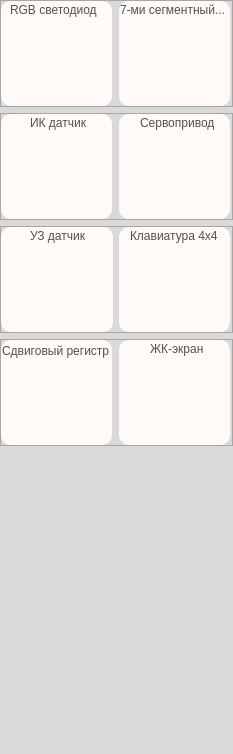
         <widget class="QWidget" name="scrollAreaWidgetContents">
          <property name="geometry">
           <rect>
            <x>0</x>
            <y>0</y>
            <width>233</width>
            <height>754</height>
           </rect>
          </property>
          <property name="styleSheet">
           <string notr="true">QWidget{background-color: rgb(217, 217, 217);}</string>
          </property>
          <layout class="QVBoxLayout" name="verticalLayout_2">
           <property name="leftMargin">
            <number>0</number>
           </property>
           <property name="topMargin">
            <number>0</number>
           </property>
           <property name="rightMargin">
            <number>0</number>
           </property>
           <property name="bottomMargin">
            <number>0</number>
           </property>
           <item>
            <widget class="QFrame" name="frame_10">
             <property name="sizePolicy">
              <sizepolicy hsizetype="Preferred" vsizetype="Preferred">
               <horstretch>0</horstretch>
               <verstretch>0</verstretch>
              </sizepolicy>
             </property>
             <property name="minimumSize">
              <size>
               <width>230</width>
               <height>107</height>
              </size>
             </property>
             <property name="maximumSize">
              <size>
               <width>16777215</width>
               <height>107</height>
              </size>
             </property>
             <property name="frameShape">
              <enum>QFrame::StyledPanel</enum>
             </property>
             <property name="frameShadow">
              <enum>QFrame::Raised</enum>
             </property>
             <widget class="QPushButton" name="rgb">
              <property name="geometry">
               <rect>
                <x>1</x>
                <y>1</y>
                <width>111</width>
                <height>105</height>
               </rect>
              </property>
              <property name="sizePolicy">
               <sizepolicy hsizetype="Expanding" vsizetype="Expanding">
                <horstretch>0</horstretch>
                <verstretch>0</verstretch>
               </sizepolicy>
              </property>
              <property name="minimumSize">
               <size>
                <width>111</width>
                <height>105</height>
               </size>
              </property>
              <property name="font">
               <font>
                <italic>false</italic>
                <strikeout>false</strikeout>
                <stylestrategy>PreferDefault</stylestrategy>
                <kerning>true</kerning>
               </font>
              </property>
              <property name="toolTip">
               <string>&lt;html&gt;&lt;head/&gt;&lt;body&gt;&lt;p&gt;RGB светодиод&lt;/p&gt;&lt;/body&gt;&lt;/html&gt;</string>
              </property>
              <property name="statusTip">
               <string/>
              </property>
              <property name="styleSheet">
               <string notr="true">QPushButton{
	background-color:rgb(255, 250, 247);
     border-radius: 10px;
}</string>
              </property>
              <property name="text">
               <string/>
              </property>
              <property name="icon">
               <iconset>
                <normaloff>assets/rgb.PNG</normaloff>assets/rgb.PNG</iconset>
              </property>
              <property name="iconSize">
               <size>
                <width>80</width>
                <height>80</height>
               </size>
              </property>
             </widget>
             <widget class="QPushButton" name="seg">
              <property name="geometry">
               <rect>
                <x>119</x>
                <y>1</y>
                <width>111</width>
                <height>105</height>
               </rect>
              </property>
              <property name="sizePolicy">
               <sizepolicy hsizetype="Expanding" vsizetype="Expanding">
                <horstretch>0</horstretch>
                <verstretch>0</verstretch>
               </sizepolicy>
              </property>
              <property name="minimumSize">
               <size>
                <width>111</width>
                <height>105</height>
               </size>
              </property>
              <property name="toolTip">
               <string>&lt;html&gt;&lt;head/&gt;&lt;body&gt;&lt;p&gt;7-ми сегментный индикатор&lt;/p&gt;&lt;/body&gt;&lt;/html&gt;</string>
              </property>
              <property name="styleSheet">
               <string notr="true">QPushButton{
	background-color:rgb(255, 250, 247);
     border-radius: 10px;
}</string>
              </property>
              <property name="text">
               <string/>
              </property>
              <property name="icon">
               <iconset>
                <normaloff>assets/7_seg.PNG</normaloff>assets/7_seg.PNG</iconset>
              </property>
              <property name="iconSize">
               <size>
                <width>75</width>
                <height>75</height>
               </size>
              </property>
             </widget>
             <widget class="QLabel" name="label_2">
              <property name="geometry">
               <rect>
                <x>10</x>
                <y>0</y>
                <width>91</width>
                <height>20</height>
               </rect>
              </property>
              <property name="font">
               <font>
                <pointsize>9</pointsize>
               </font>
              </property>
              <property name="styleSheet">
               <string notr="true">QLabel
{
	background-color: rgba(0,0,0,0%);
	color:  rgb(81, 81, 81);
}</string>
              </property>
              <property name="text">
               <string>RGB светодиод</string>
              </property>
             </widget>
             <widget class="QLabel" name="label_3">
              <property name="geometry">
               <rect>
                <x>120</x>
                <y>0</y>
                <width>121</width>
                <height>20</height>
               </rect>
              </property>
              <property name="font">
               <font>
                <pointsize>9</pointsize>
               </font>
              </property>
              <property name="styleSheet">
               <string notr="true">QLabel
{
	background-color: rgba(0,0,0,0%);
	color:  rgb(81, 81, 81);
}</string>
              </property>
              <property name="text">
               <string>7-ми сегментный...</string>
              </property>
             </widget>
            </widget>
           </item>
           <item>
            <widget class="QFrame" name="frame_11">
             <property name="sizePolicy">
              <sizepolicy hsizetype="Preferred" vsizetype="Preferred">
               <horstretch>0</horstretch>
               <verstretch>0</verstretch>
              </sizepolicy>
             </property>
             <property name="minimumSize">
              <size>
               <width>230</width>
               <height>107</height>
              </size>
             </property>
             <property name="maximumSize">
              <size>
               <width>16777215</width>
               <height>107</height>
              </size>
             </property>
             <property name="frameShape">
              <enum>QFrame::StyledPanel</enum>
             </property>
             <property name="frameShadow">
              <enum>QFrame::Raised</enum>
             </property>
             <widget class="QPushButton" name="ik">
              <property name="geometry">
               <rect>
                <x>1</x>
                <y>1</y>
                <width>111</width>
                <height>105</height>
               </rect>
              </property>
              <property name="sizePolicy">
               <sizepolicy hsizetype="Expanding" vsizetype="Expanding">
                <horstretch>0</horstretch>
                <verstretch>0</verstretch>
               </sizepolicy>
              </property>
              <property name="minimumSize">
               <size>
                <width>111</width>
                <height>105</height>
               </size>
              </property>
              <property name="toolTip">
               <string>&lt;html&gt;&lt;head/&gt;&lt;body&gt;&lt;p&gt;ИК датчик&lt;/p&gt;&lt;/body&gt;&lt;/html&gt;</string>
              </property>
              <property name="styleSheet">
               <string notr="true">QPushButton{
	background-color:rgb(255, 250, 247);
     border-radius: 10px;
}</string>
              </property>
              <property name="text">
               <string/>
              </property>
              <property name="icon">
               <iconset>
                <normaloff>assets/ik.PNG</normaloff>assets/ik.PNG</iconset>
              </property>
              <property name="iconSize">
               <size>
                <width>85</width>
                <height>85</height>
               </size>
              </property>
             </widget>
             <widget class="QPushButton" name="servo">
              <property name="geometry">
               <rect>
                <x>119</x>
                <y>1</y>
                <width>111</width>
                <height>105</height>
               </rect>
              </property>
              <property name="sizePolicy">
               <sizepolicy hsizetype="Expanding" vsizetype="Expanding">
                <horstretch>0</horstretch>
                <verstretch>0</verstretch>
               </sizepolicy>
              </property>
              <property name="minimumSize">
               <size>
                <width>111</width>
                <height>105</height>
               </size>
              </property>
              <property name="toolTip">
               <string>&lt;html&gt;&lt;head/&gt;&lt;body&gt;&lt;p&gt;Сервопривод&lt;/p&gt;&lt;/body&gt;&lt;/html&gt;</string>
              </property>
              <property name="styleSheet">
               <string notr="true">QPushButton{
	background-color:rgb(255, 250, 247);
     border-radius: 10px;
}</string>
              </property>
              <property name="text">
               <string/>
              </property>
              <property name="icon">
               <iconset>
                <normaloff>assets/servo.PNG</normaloff>assets/servo.PNG</iconset>
              </property>
              <property name="iconSize">
               <size>
                <width>70</width>
                <height>70</height>
               </size>
              </property>
             </widget>
             <widget class="QLabel" name="label_4">
              <property name="geometry">
               <rect>
                <x>30</x>
                <y>0</y>
                <width>71</width>
                <height>20</height>
               </rect>
              </property>
              <property name="font">
               <font>
                <pointsize>9</pointsize>
               </font>
              </property>
              <property name="styleSheet">
               <string notr="true">QLabel
{
	background-color: rgba(0,0,0,0%);
	color:  rgb(81, 81, 81);
}</string>
              </property>
              <property name="text">
               <string>ИК датчик</string>
              </property>
             </widget>
             <widget class="QLabel" name="label_5">
              <property name="geometry">
               <rect>
                <x>140</x>
                <y>0</y>
                <width>91</width>
                <height>20</height>
               </rect>
              </property>
              <property name="font">
               <font>
                <pointsize>9</pointsize>
               </font>
              </property>
              <property name="styleSheet">
               <string notr="true">QLabel
{
	background-color: rgba(0,0,0,0%);
	color:  rgb(81, 81, 81);
}</string>
              </property>
              <property name="text">
               <string>Сервопривод</string>
              </property>
             </widget>
            </widget>
           </item>
           <item>
            <widget class="QFrame" name="frame_12">
             <property name="sizePolicy">
              <sizepolicy hsizetype="Preferred" vsizetype="Preferred">
               <horstretch>0</horstretch>
               <verstretch>0</verstretch>
              </sizepolicy>
             </property>
             <property name="minimumSize">
              <size>
               <width>230</width>
               <height>107</height>
              </size>
             </property>
             <property name="maximumSize">
              <size>
               <width>16777215</width>
               <height>107</height>
              </size>
             </property>
             <property name="frameShape">
              <enum>QFrame::StyledPanel</enum>
             </property>
             <property name="frameShadow">
              <enum>QFrame::Raised</enum>
             </property>
             <widget class="QPushButton" name="uz">
              <property name="geometry">
               <rect>
                <x>1</x>
                <y>1</y>
                <width>112</width>
                <height>105</height>
               </rect>
              </property>
              <property name="sizePolicy">
               <sizepolicy hsizetype="Expanding" vsizetype="Expanding">
                <horstretch>0</horstretch>
                <verstretch>0</verstretch>
               </sizepolicy>
              </property>
              <property name="minimumSize">
               <size>
                <width>111</width>
                <height>105</height>
               </size>
              </property>
              <property name="toolTip">
               <string>&lt;html&gt;&lt;head/&gt;&lt;body&gt;&lt;p&gt;УЗ датчик&lt;/p&gt;&lt;/body&gt;&lt;/html&gt;</string>
              </property>
              <property name="styleSheet">
               <string notr="true">QPushButton{
	background-color:rgb(255, 250, 247);
     border-radius: 10px;
}</string>
              </property>
              <property name="text">
               <string/>
              </property>
              <property name="icon">
               <iconset>
                <normaloff>assets/tk_echo.PNG</normaloff>assets/tk_echo.PNG</iconset>
              </property>
              <property name="iconSize">
               <size>
                <width>100</width>
                <height>110</height>
               </size>
              </property>
             </widget>
             <widget class="QPushButton" name="keybrd">
              <property name="geometry">
               <rect>
                <x>119</x>
                <y>1</y>
                <width>111</width>
                <height>105</height>
               </rect>
              </property>
              <property name="sizePolicy">
               <sizepolicy hsizetype="Expanding" vsizetype="Expanding">
                <horstretch>0</horstretch>
                <verstretch>0</verstretch>
               </sizepolicy>
              </property>
              <property name="minimumSize">
               <size>
                <width>111</width>
                <height>105</height>
               </size>
              </property>
              <property name="toolTip">
               <string>&lt;html&gt;&lt;head/&gt;&lt;body&gt;&lt;p&gt;Клавиатура 4х4&lt;/p&gt;&lt;/body&gt;&lt;/html&gt;</string>
              </property>
              <property name="styleSheet">
               <string notr="true">QPushButton{
	background-color:rgb(255, 250, 247);
     border-radius: 10px;
}</string>
              </property>
              <property name="text">
               <string/>
              </property>
              <property name="icon">
               <iconset>
                <normaloff>assets/tk_pad.PNG</normaloff>assets/tk_pad.PNG</iconset>
              </property>
              <property name="iconSize">
               <size>
                <width>70</width>
                <height>70</height>
               </size>
              </property>
             </widget>
             <widget class="QLabel" name="label_6">
              <property name="geometry">
               <rect>
                <x>30</x>
                <y>0</y>
                <width>91</width>
                <height>20</height>
               </rect>
              </property>
              <property name="font">
               <font>
                <pointsize>9</pointsize>
               </font>
              </property>
              <property name="styleSheet">
               <string notr="true">QLabel
{
	background-color: rgba(0,0,0,0%);
	color:  rgb(81, 81, 81);
}</string>
              </property>
              <property name="text">
               <string>УЗ датчик</string>
              </property>
             </widget>
             <widget class="QLabel" name="label_7">
              <property name="geometry">
               <rect>
                <x>130</x>
                <y>0</y>
                <width>91</width>
                <height>20</height>
               </rect>
              </property>
              <property name="font">
               <font>
                <pointsize>9</pointsize>
               </font>
              </property>
              <property name="styleSheet">
               <string notr="true">QLabel
{
	background-color: rgba(0,0,0,0%);
	color:  rgb(81, 81, 81);
}</string>
              </property>
              <property name="text">
               <string>Клавиатура 4х4</string>
              </property>
             </widget>
            </widget>
           </item>
           <item>
            <widget class="QFrame" name="frame_13">
             <property name="sizePolicy">
              <sizepolicy hsizetype="Preferred" vsizetype="Preferred">
               <horstretch>0</horstretch>
               <verstretch>0</verstretch>
              </sizepolicy>
             </property>
             <property name="minimumSize">
              <size>
               <width>230</width>
               <height>107</height>
              </size>
             </property>
             <property name="maximumSize">
              <size>
               <width>16777215</width>
               <height>107</height>
              </size>
             </property>
             <property name="frameShape">
              <enum>QFrame::StyledPanel</enum>
             </property>
             <property name="frameShadow">
              <enum>QFrame::Raised</enum>
             </property>
             <widget class="QPushButton" name="shift">
              <property name="geometry">
               <rect>
                <x>1</x>
                <y>1</y>
                <width>111</width>
                <height>105</height>
               </rect>
              </property>
              <property name="sizePolicy">
               <sizepolicy hsizetype="Expanding" vsizetype="Expanding">
                <horstretch>0</horstretch>
                <verstretch>0</verstretch>
               </sizepolicy>
              </property>
              <property name="minimumSize">
               <size>
                <width>111</width>
                <height>105</height>
               </size>
              </property>
              <property name="toolTip">
               <string>&lt;html&gt;&lt;head/&gt;&lt;body&gt;&lt;p&gt;8-ми разрядный сдвиговый регистр&lt;/p&gt;&lt;/body&gt;&lt;/html&gt;</string>
              </property>
              <property name="styleSheet">
               <string notr="true">QPushButton{
	background-color:rgb(255, 250, 247);
     border-radius: 10px;
}</string>
              </property>
              <property name="text">
               <string/>
              </property>
              <property name="icon">
               <iconset>
                <normaloff>assets/shift.PNG</normaloff>assets/shift.PNG</iconset>
              </property>
              <property name="iconSize">
               <size>
                <width>100</width>
                <height>100</height>
               </size>
              </property>
             </widget>
             <widget class="QPushButton" name="lcd">
              <property name="geometry">
               <rect>
                <x>119</x>
                <y>1</y>
                <width>111</width>
                <height>105</height>
               </rect>
              </property>
              <property name="sizePolicy">
               <sizepolicy hsizetype="Expanding" vsizetype="Expanding">
                <horstretch>0</horstretch>
                <verstretch>0</verstretch>
               </sizepolicy>
              </property>
              <property name="minimumSize">
               <size>
                <width>111</width>
                <height>105</height>
               </size>
              </property>
              <property name="toolTip">
               <string>ЖК-экран</string>
              </property>
              <property name="styleSheet">
               <string notr="true">QPushButton{
	background-color:rgb(255, 250, 247);
     border-radius: 10px;
}</string>
              </property>
              <property name="text">
               <string/>
              </property>
              <property name="icon">
               <iconset>
                <normaloff>assets/tk_lcd.PNG</normaloff>assets/tk_lcd.PNG</iconset>
              </property>
              <property name="iconSize">
               <size>
                <width>100</width>
                <height>100</height>
               </size>
              </property>
             </widget>
             <widget class="QLabel" name="label_8">
              <property name="geometry">
               <rect>
                <x>2</x>
                <y>2</y>
                <width>121</width>
                <height>20</height>
               </rect>
              </property>
              <property name="font">
               <font>
                <pointsize>9</pointsize>
               </font>
              </property>
              <property name="styleSheet">
               <string notr="true">QLabel
{
	background-color: rgba(0,0,0,0%);
	color:  rgb(81, 81, 81);
}</string>
              </property>
              <property name="text">
               <string>Сдвиговый регистр</string>
              </property>
             </widget>
             <widget class="QLabel" name="label_9">
              <property name="geometry">
               <rect>
                <x>150</x>
                <y>0</y>
                <width>91</width>
                <height>20</height>
               </rect>
              </property>
              <property name="font">
               <font>
                <pointsize>9</pointsize>
               </font>
              </property>
              <property name="styleSheet">
               <string notr="true">QLabel
{
	background-color: rgba(0,0,0,0%);
	color:  rgb(81, 81, 81);
}</string>
              </property>
              <property name="text">
               <string>ЖК-экран</string>
              </property>
             </widget>
            </widget>
           </item>
           <item>
            <spacer name="verticalSpacer">
             <property name="orientation">
              <enum>Qt::Vertical</enum>
             </property>
             <property name="sizeHint" stdset="0">
              <size>
               <width>20</width>
               <height>40</height>
              </size>
             </property>
            </spacer>
           </item>
          </layout>
         </widget>
